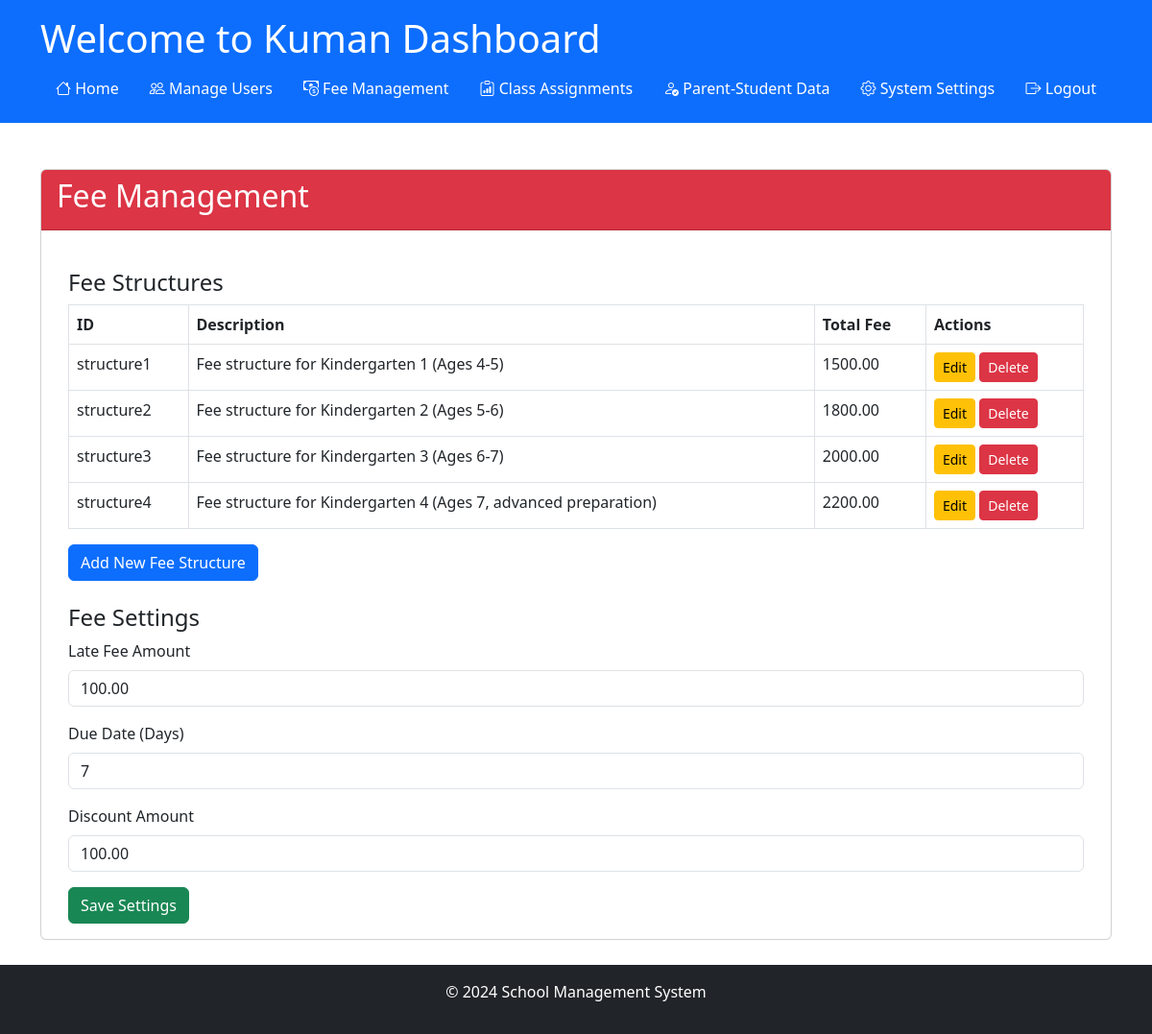
/admin/fee_management (signed in), run on an earlier commit of the app's database.
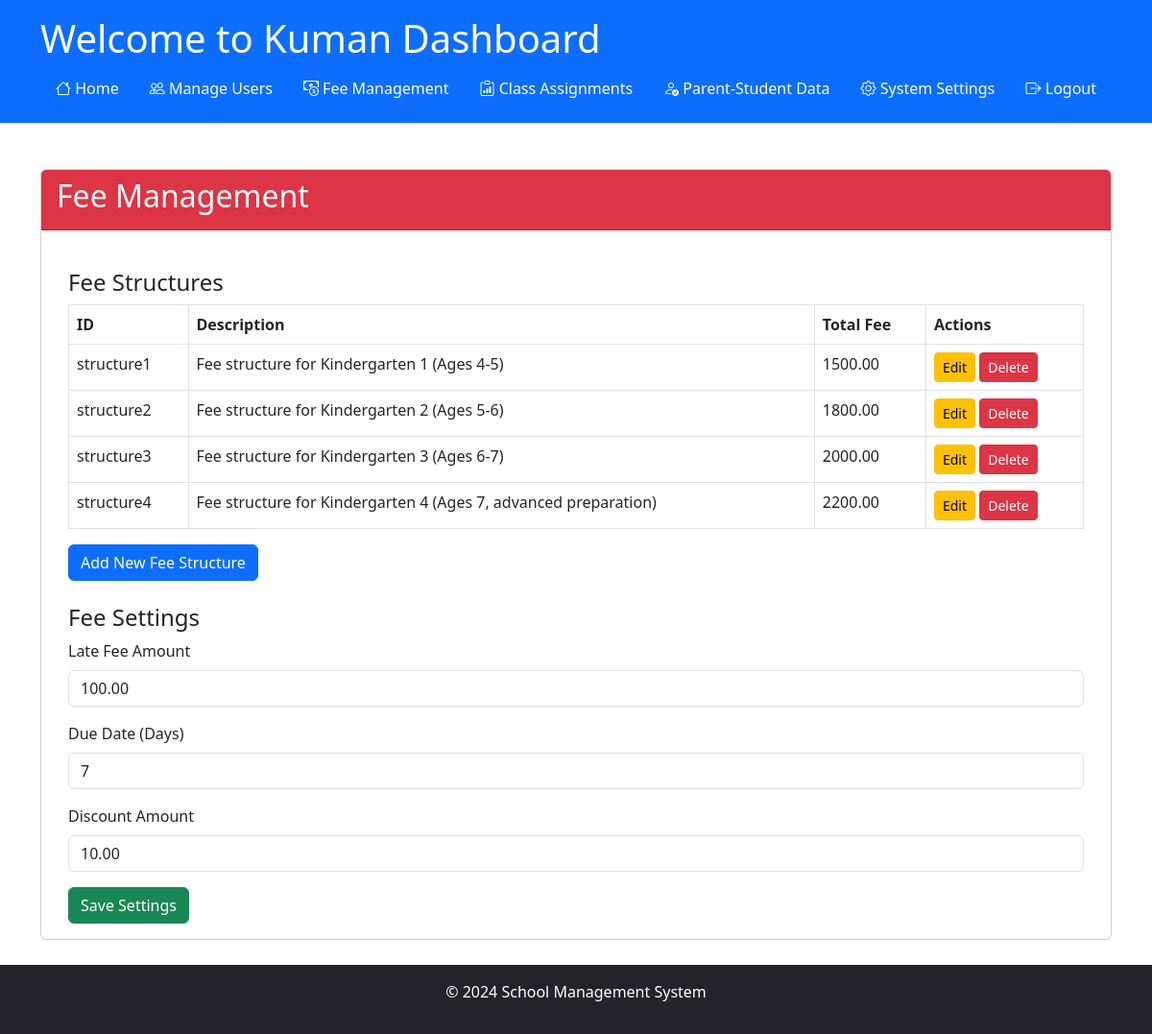
And on a later commit of the database.
### app/models/models.py (models this page shows)
class Settings(db.Model):
    __tablename__ = 'Settings'
    setting_key = db.Column('SettingKey', db.String, primary_key=True)
    setting_value = db.Column('SettingValue', db.String, nullable=False)
    description = db.Column('Description', db.String, nullable=False)
    category = db.Column('Category', db.String, nullable=False)

class FeeStructure(db.Model):
    __tablename__ = 'FeeStructure'
    structure_id = db.Column(
        'StructureId',
        db.String,
        primary_key=True,
        default=lambda: f"structure-{str(uuid.uuid4())[:8]}"
    )
    description = db.Column('Description', db.String, nullable=False)
    total_fee = db.Column('TotalFee', db.Numeric(10, 2), nullable=False)
    student_assignments = relationship('StudentFeeAssignment', back_populates='structure')

### app/routes/admin/fee_management.py (the view)
@admin.route('/fee_management')
@login_required
@role_required('1')
def fee_management():
    fee_structures = FeeStructure.query.all()
    fee_settings = {
        'late_fee_amount': Settings.query.filter_by(setting_key='late_fee_amount').first(),
        'due_date_reminder': Settings.query.filter_by(setting_key='due_date_reminder').first(),
        'discount_amount': Settings.query.filter_by(setting_key='discount_amount').first()
    }
    settings = {
        key: setting.setting_value if setting else None
        for key, setting in fee_settings.items()
    }
    return render_template(
        'admin/fee_management.html',
        fee_structures=fee_structures,
        settings=settings,
        app_name=app_name()
    )

### app/__init__.py (called while the page is built)
@login_manager.user_loader
def load_user(user_id):
    from .models.models import User
    return User.query.get(user_id)

### app/routes/routes.py (called while the page is built)
def app_name():
    app_name = "School Management System"
    with current_app.app_context():
        setting = Settings.query.filter_by(setting_key='school_name').first()
        if setting and setting.setting_value:
            app_name = setting.setting_value
    return app_name

def role_required(*roles):
    def decorator(f):
        @wraps(f)
        def decorated_function(*args, **kwargs):
            if not current_user.is_authenticated or current_user.role_id not in roles:
                abort(403)  # Forbidden access if role does not match
            return f(*args, **kwargs)
        return decorated_function
    return decorator

### app/templates/admin/fee_management.html (shortened to what this page needs)
{% extends "share/dashboard.html" %}
{% block card_header %}bg-danger{% endblock %}
{% block card_title %}Fee Management{% endblock %}
{% block card_content %}
<div class="container mt-4">
    <h4>Fee Structures</h4>
    <table class="table table-bordered">
        <thead>
            <tr>
                <th>ID</th>
                <th>Description</th>
                <th>Total Fee</th>
                <th class="actions-column">Actions</th>
            </tr>
        </thead>
        <tbody>
            {% for fee in fee_structures %}
            <tr>
                <td>{{ fee.structure_id }}</td>
                <td>{{ fee.description }}</td>
                <td>{{ fee.total_fee }}</td>
                <td class="actions-column">
                    <a href="{{ url_for('admin.edit_fee_structure', id=fee.structure_id) }}" class="btn btn-sm btn-warning">Edit</a>
                    <a href="{{ url_for('admin.delete_fee_structure', id=fee.structure_id) }}" class="btn btn-sm btn-danger">Delete</a>
                </td>
            </tr>
            {% endfor %}
        </tbody>
    </table>
    <a href="{{ url_for('admin.add_fee_structure') }}" class="btn btn-primary">Add New Fee Structure</a>
    <h4 class="mt-4">Fee Settings</h4>
    <form action="{{ url_for('admin.update_fee_settings') }}" method="post">
        <div class="mb-3">
            <label for="late_fee_amount" class="form-label">Late Fee Amount</label>
            <input type="number" class="form-control" id="late_fee_amount" name="late_fee_amount"
                value="{{ '%.2f' % (settings['late_fee_amount'] | float) }}" min="0" step="0.01" required>
        </div>
        <div class="mb-3">
            <label for="due_date_reminder" class="form-label">Due Date (Days)</label>
            <input type="number" class="form-control" id="due_date_reminder" name="due_date_reminder"
                value="{{ settings['due_date_reminder'] }}" min="0" required>
        </div>
        <div class="mb-3">
            <label for="discount_amount" class="form-label">Discount Amount</label>
            <input type="number" class="form-control" id="discount_amount" name="discount_amount"
                value="{{ '%.2f' % (settings['discount_amount'] | float) }}" min="0" step="0.01" required>
        </div>
        <button type="submit" class="btn btn-success">Save Settings</button>
    </form>
</div>
{% endblock %}

### app/templates/share/dashboard.html (shortened to what this page needs)
<!DOCTYPE html>
<html lang="en">
  <head>
    <link href="https://cdn.jsdelivr.net/npm/bootstrap@5.3.0-alpha1/dist/css/bootstrap.min.css" rel="stylesheet" />
    <link href="https://cdn.jsdelivr.net/npm/bootstrap-icons/font/bootstrap-icons.css" rel="stylesheet" />
  </head>
  <body>
    <header class="bg-primary text-white p-3">
      <div class="container">
        <h1>Welcome to {{ app_name }} Dashboard</h1>
        <nav class="d-flex">
          <ul class="nav me-auto">
            <li class="nav-item">
              <a class="nav-link text-white"
                href="{% if current_user.role_id == '1' %}
                        {{ url_for('admin.dashboard') }}
                      {% elif current_user.role_id == '2' %}
                        {{ url_for('teacher.dashboard') }}
                      {% elif current_user.role_id == '3' %}
                        {{ url_for('parent.dashboard') }}
                      {% elif current_user.role_id == '4' %}
                        {{ url_for('accountant.dashboard') }}
                      {% else %}
                        {{ url_for('views.home') }}
                      {% endif %}"
              >
                <i class="bi bi-house"></i> Home
              </a>
            </li>
            {% if current_user.role_id == '1' %}
              <li class="nav-item">
                <a class="nav-link text-white" href="{{ url_for('admin.manage_users') }}">
                  <i class="bi bi-people"></i> Manage Users
                </a>
              </li>
              <li class="nav-item">
                <a class="nav-link text-white" href="{{ url_for('admin.fee_management') }}">
                  <i class="bi bi-cash-coin"></i> Fee Management
                </a>
              </li>
              <li class="nav-item">
                <a class="nav-link text-white" href="{{ url_for('admin.class_assignments') }}">
                  <i class="bi bi-clipboard-data"></i> Class Assignments
                </a>
              </li>
              <li class="nav-item">
                <a class="nav-link text-white" href="{{ url_for('admin.parent_student') }}">
                  <i class="bi bi-person-check"></i> Parent-Student Data
                </a>
              </li>
              <li class="nav-item">
                <a class="nav-link text-white" href="{{ url_for('admin.system_settings') }}">
                  <i class="bi bi-gear"></i> System Settings
                </a>
              </li>
            {% endif %}
          </ul>
          <ul class="nav ms-auto">
            <li class="nav-item">
              <a class="nav-link text-white" href="{{ url_for('auth.logout') }}">
                <i class="bi bi-box-arrow-right"></i> Logout
              </a>
            </li>
          </ul>
        </nav>
      </div>
    </header>
    <main class="container my-5" style="padding-bottom: 50px;">
      <div class="card">
        <div class="card-header text-white {% block card_header %}{% endblock %}">
          <h2>{% block card_title %} {% endblock %}</h2>
        </div>
        <div class="card-body">{% block card_content %} {% endblock %}</div>
      </div>
    </main>
    <footer class="bg-dark text-white py-3 fixed-bottom footer">
      <div class="container text-center">
        <p>&copy; 2024 School Management System</p>
      </div>
    </footer>
  </body>
</html>

What changed in the data, as far as the page shows it:
changed Settings (number 3 of 3 on the later page): discount_amount "100.00" → "10.00"
